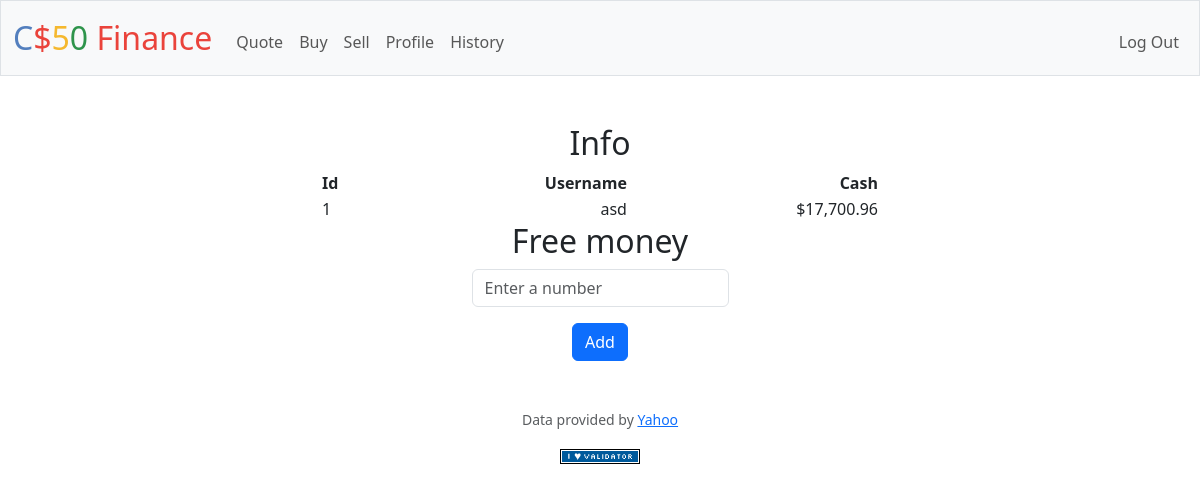
Screenshot of /profile (signed in) with the database file from the repository.
### tables this page shows
CREATE TABLE users (
    id INTEGER PRIMARY KEY AUTOINCREMENT NOT NULL,
    username TEXT NOT NULL,
    hash TEXT NOT NULL,
    cash NUMERIC NOT NULL DEFAULT 10000.00
);

### app.py (the view, shortened to what this page needs)
@app.route("/profile", methods=["GET", "POST"])
@login_required
def profile():
    current_user_id = session["user_id"]
    current_user_info = db.execute(
        "SELECT id, username, cash FROM users WHERE id = ?", current_user_id
    )
    return render_template("profile.html", info=current_user_info[0])

### app.py (called while the page is built)
@app.after_request
def after_request(response):
    response.headers["Cache-Control"] = "no-cache, no-store, must-revalidate"
    response.headers["Expires"] = 0
    response.headers["Pragma"] = "no-cache"
    return response

### helpers.py (called while the page is built)
def login_required(f):
    @wraps(f)
    def decorated_function(*args, **kwargs):
        if session.get("user_id") is None:
            return redirect("/login")
        return f(*args, **kwargs)
    return decorated_function

def usd(value):
    return f"${value:,.2f}"

### templates/profile.html (shortened to what this page needs)
{% extends "layout.html" %} {% block title %} Profile {% endblock %} {% block
main %}
<div class="">
  <h2 class="">Info</h2>
  <table style="width: 50%; margin: auto">
    <thead style="text-align: right">
      <tr class="">
        <th style="text-align: left">Id</th>
        <th style="">Username</th>
        <th style="">Cash</th>
      </tr>
    </thead>
    <tbody style="text-align: right">
      <tr class="">
        <td style="text-align: left">{{ info["id"] }}</td>
        <td class="">{{ info["username"] }}</td>
        <td class="">{{ info["cash"] | usd }}</td>
      </tr>
    </tbody>
  </table>
</div>
<div class="">
  <h2 class="">Free money</h2>
  <form action="/profile" method="post">
    <div class="mb-3">
      <input
        autocomplete="off"
        autofocus
        class="form-control mx-auto w-auto"
        id="cash"
        name="cash"
        placeholder="Enter a number"
        type="number"
        required
        min="0"
      />
    </div>
    <button class="btn btn-primary" type="submit">Add</button>
  </form>
</div>
{% endblock %}

### rows the page displays
users: id "1", username "asd", cash "$17,700.96"
